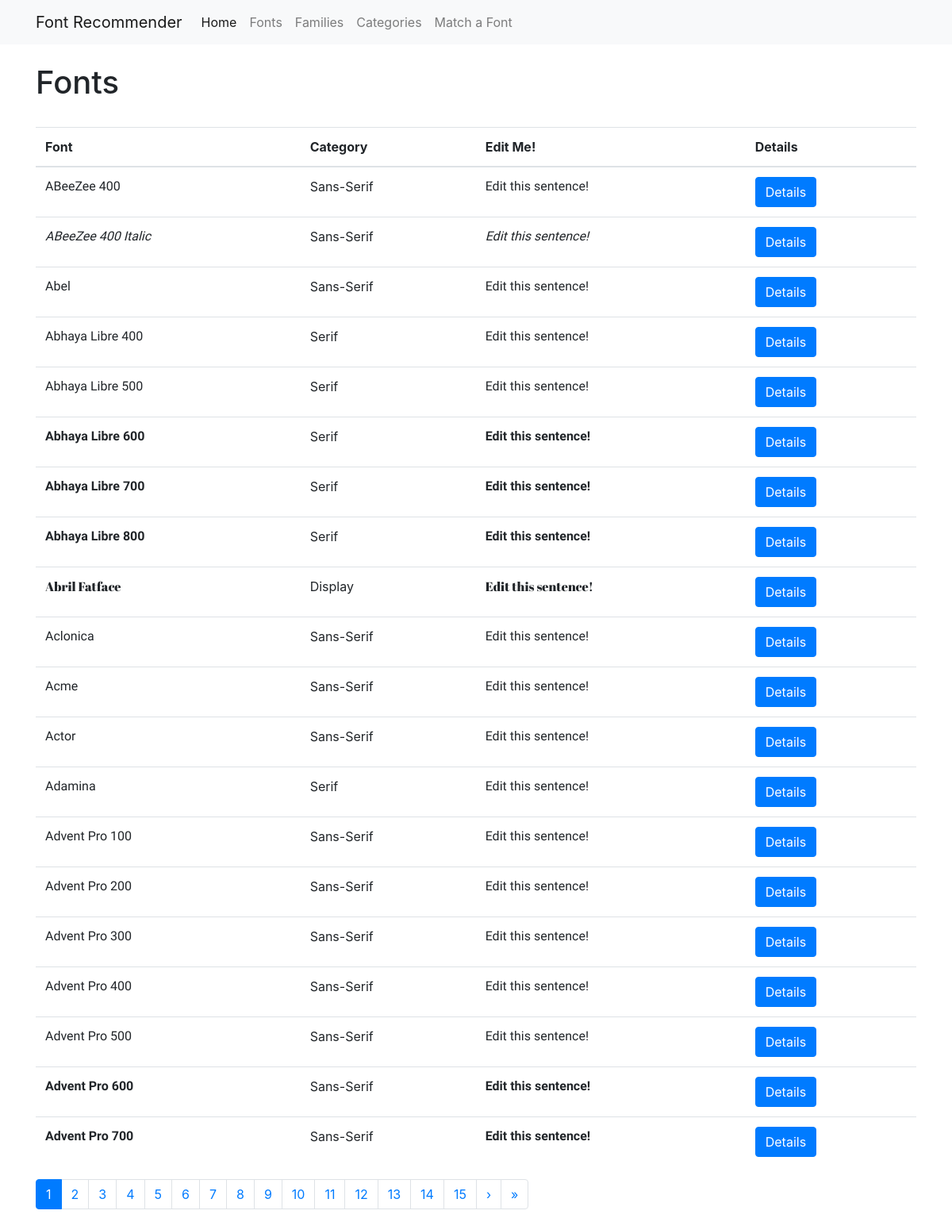
The app's page /fonts/ with its own data.
### fonts/models.py (models this page shows, shortened)
class Font(models.Model):
    name = models.CharField(max_length=255, default=None, primary_key=True)
    family = models.ForeignKey(fm.Family, on_delete=models.CASCADE)
    category = models.ForeignKey(cm.Category, on_delete=models.CASCADE)
    is_body = models.BooleanField(default=True)
    is_serif = models.BooleanField(default=True)
    is_italic = models.BooleanField(default=False)
    weight_num = models.IntegerField(default=400)
    weight_str = models.CharField(max_length=20, default='regular')
    class Meta:
        ordering = ['name']

### categories/models.py (models this page shows, shortened)
class Category(models.Model):
    name = models.CharField(max_length=255, default=None, primary_key=True)
    class Meta:
        verbose_name_plural = 'Categories'

### fonts/views.py (the view)
# urls.py: path('fonts/', include('fonts.urls')),
def fonts(request):
    font_list = Font.objects.all().order_by('name')
    style = 'regular' # could create a dictionary and use for loop to populate w/ italic values
    page = request.GET.get('page', 1)
    paginator = Paginator(font_list, 20)
    try:
        fonts = paginator.page(page)
    except PageNotAnInteger:
        fonts = paginator.page(1)
    except EmptyPage:
        fonts = paginator.page(paginator.num_pages)
    context = {
        'fonts': fonts
    }
    return render(request, 'fonts.html', context)

### fonts/templates/fonts.html (shortened to what this page needs)
{% extends "base.html" %}
{% load static %}
{% block page_content %}
<h1>Fonts</h1>
<br>
<table id="font_list" class="table">
    <thead>
        <tr>
            <th>Font</th>
            <th>Category</th>
            <th>Edit Me!</th>
            <th>Details</th>
        </tr>
    </thead>
    <tbody>
        {% for font in fonts %}
        <tr>
            <td class = "{{ font.name }}"
            style="font-family: {{ font.family.name }};
                  font-weight: {{ font.weight_num  }};
                  {% if font.is_italic %}
                    font-style: italic;
                  {% endif %}">{{ font.name }}</td>
            <td>{{ font.category.name }}</td>
            <td class = "{{ font.name }}" contenteditable="true" style="font-family: {{ font.family.name }}; font-weight: {{ font.weight_num  }};
                  {% if font.is_italic %}
                    font-style: italic;
                  {% endif %}"><div class="texteditor">Edit this sentence!</div></td>
            <td><a href="{% url 'font_detail' font.pk %}"class="btn btn-primary">Details</a></td>
        </tr>
        {% endfor %}
    </tbody>
</table>
{% if fonts.has_other_pages %}
<nav aria-label="Font list pagination">
  <ul class="pagination">
    {% for num in fonts.paginator.page_range %}
        {% if fonts.number == num %}
        <li class="page-item active"><span class="pagination-number pagination-current page-link">{{ num }}</span></li>
        {% elif num > fonts.number|add:'-15' and num < fonts.number|add:'15' %}
            <li class="page-item"><a class="pagination-number page-link" href="?page={{ num }}">{{ num }}</a></li>
        {% endif %}
      {% endfor %}
    {% if fonts.has_next %}
    <li class="page-item">
      <a class="page-link" href="?page={{ fonts.next_page_number }}" aria-label="Next">
        <span aria-hidden="true">&rsaquo;</span>
      </a>
    </li>
        <li class="page-item">
      <a class="page-link" href="?page={{ fonts.paginator.num_pages }}" aria-label="Last">
        <span aria-hidden="true">&raquo;</span>
      </a>
    </li>
    {% endif %}
  </ul>
</nav>
{% endif %}
{% endblock %}

### records on screen
Font: name "ABeeZee 400", category.name "Sans-Serif"
Font: name "ABeeZee 400 Italic", category.name "Sans-Serif"
Font: name "Abel", category.name "Sans-Serif"
Font: name "Abhaya Libre 400", category.name "Serif"
Font: name "Abhaya Libre 500", category.name "Serif"
Font: name "Abhaya Libre 600", category.name "Serif"
Font: name "Abhaya Libre 700", category.name "Serif"
Font: name "Abhaya Libre 800", category.name "Serif"
Font: name "Abril Fatface", category.name "Display"
Font: name "Aclonica", category.name "Sans-Serif"
Font: name "Acme", category.name "Sans-Serif"
Font: name "Actor", category.name "Sans-Serif"
Font: name "Adamina", category.name "Serif"
Font: name "Advent Pro 100", category.name "Sans-Serif"
Font: name "Advent Pro 200", category.name "Sans-Serif"
Font: name "Advent Pro 300", category.name "Sans-Serif"
Font: name "Advent Pro 400", category.name "Sans-Serif"
Font: name "Advent Pro 500", category.name "Sans-Serif"
Font: name "Advent Pro 600", category.name "Sans-Serif"
Font: name "Advent Pro 700", category.name "Sans-Serif"

### other values on screen
{{ num }} "1"
{{ num }} "2" "3" "4" "5" "6" "7" "8" "9" "10" "11" "12" "13" "14" "15"
